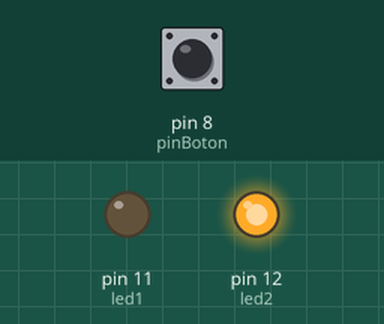
Recording of a sketch running on a simulated Arduino Uno, built with avr-gcc and run on an emulated ATmega328P. Shown: output pins drawn as LEDs (lit = HIGH). The test bench sets the inputs (shaded band); at power-on: pin 8 (pinBoton) HIGH.

Above: at 1.2 s.
1.3 s: pin 8 (pinBoton) pulled LOW for 0.15 s
At 1.37 s:
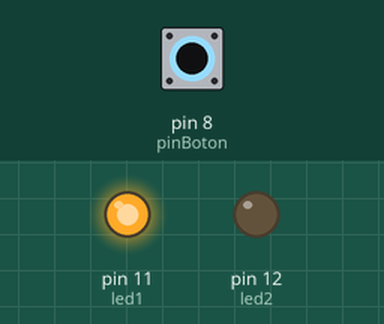
2.9 s: pin 8 (pinBoton) pulled LOW for 3.2 s
At 6.9 s:
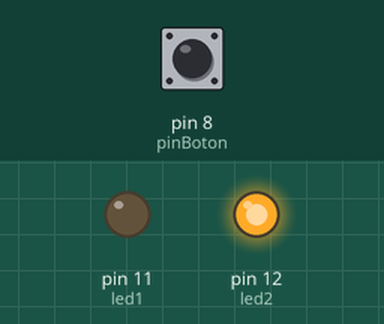
Timing chart, 0 to 8.4 s (numbered marks = the images above; inputs shaded):
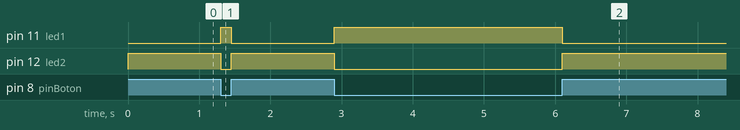

The sketch:

boton3.ino
```cpp
//Programa realizado por Antonio González Rivera: A01285208

int button1=0;
int pinBoton=8;
int led1=11;
int led2=12;

void setup() {
  // put your setup code here, to run once:
  pinMode(led1,OUTPUT);
  pinMode(led2,OUTPUT);

  pinMode(pinBoton,INPUT_PULLUP);
}

void loop() {
  // put your main code here, to run repeatedly:
  button1=digitalRead(pinBoton);

  if (button1==LOW)
  {
    digitalWrite(led1,HIGH);
    digitalWrite(led2,LOW);
  }

  else
  {
    digitalWrite(led1,LOW);
    digitalWrite(led2,HIGH);
  }
}
```

Measured:
- after the input at 1.3 s, pin 11 (led1): LOW → HIGH at once, → LOW 0.15 s later; pin 12 (led2): HIGH → LOW at once, → HIGH 0.15 s later
- after the input at 2.9 s, pin 11 (led1): LOW → HIGH at once, → LOW 3.2 s later; pin 12 (led2): HIGH → LOW at once, → HIGH 3.2 s later
